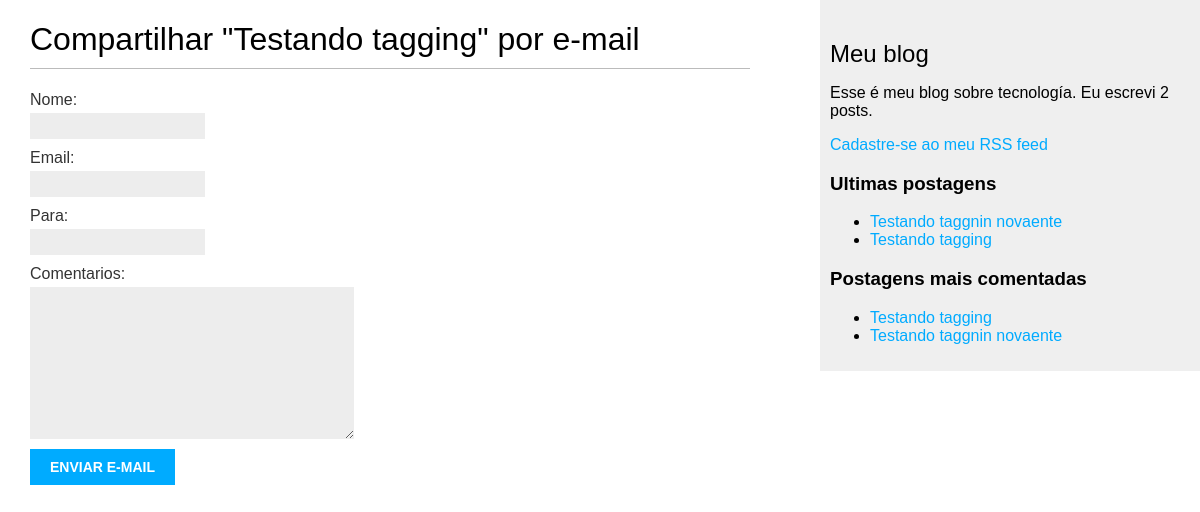
/blog_app/10/compartilhar/, run on an earlier commit of the app's database.
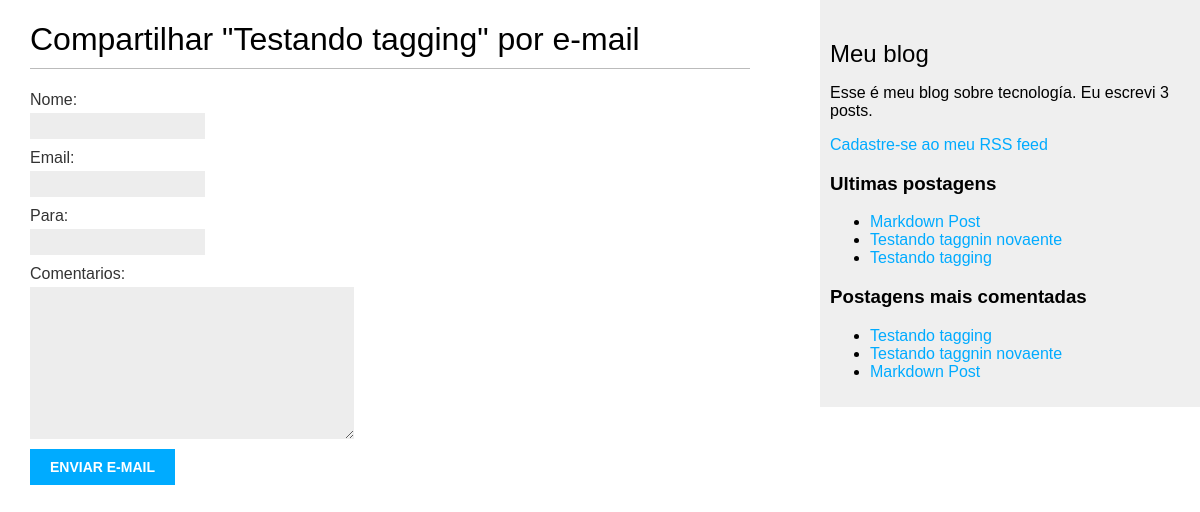
And on a later commit of the database.
### blog_app/models.py (models this page shows, shortened)
class Post(models.Model):
    ESCOLHA_STATUS = (
        ('rascunho', 'Rascunho'),
        ('publicado', 'Publicado'),
    )
    titulo = models.CharField(max_length=250) # ESSE CAMPO É PARA O TÍTULO DO POST
    slug = models.SlugField(max_length=250,   # ESSE CAMPO É PARA SER USADO NAS URLS.
                            unique_for_date='publicar') # SLUG É UM RÓTULO QUE CONTEM APENAS LETRAS, NÚMEROS ETC...
    autor = models.ForeignKey(User, # ESSE CAMPO DENIFE  RELAÇÃO many-to-one.
                            on_delete=models.CASCADE, # OU SEJA: CADA POST É ESCRITO POR APENAS UM USUÁRIO
                            related_name='blog_posts') # E UM USUÁRIO PODE ESCREVER QUALQUER NUMERO DE POSTS.
    body = models.TextField() # ESSE É  O CORPO DO POST. É UM CAMPO DE TEXT QUE É ENVIADO PARA A BASE DE DADOS SQL
    publicar = models.DateTimeField(default=timezone.now) # DateTimeField INDICA QUANDO FOI O POST
    criado = models.DateTimeField(auto_now_add=True) # INDICA QUANDO O POST FOI CRIADO
    atualizado = models.DateTimeField(auto_now=True) # INDICA A ULTIMA VEZ QUE O POST FOI ATUALIZADO
    status = models.CharField(max_length=10, # MOSTRA O STATUS DO POST
                                choices=ESCOLHA_STATUS,
                                default='rascunho')
    objetos = models.Manager() # MANAGER PADRÃO
    publicado = AdminPub() # MANAGER PERSONALIZADO
    tags = TaggableManager()
    class Meta: # ESSA CLASSE CONTÉM METADATA. DJANGO ORDENA OS RESULTADOS
        ordering = ('-publicar',) # PELO CAMPO DE PUBLICAÇÃO EM ORDEM DECRESCENTE
    def get_absolute_url(self):
        return reverse('blog_app:detalhe_post',
                        args=[self.publicar.year,
                              self.publicar.month,
                              self.publicar.day, self.slug])

### blog_app/views.py (the view)
# urls.py: path('<int:post_id>/compartilhar/',views.post_compartilhar, name='post_compartilhar'),
def post_compartilhar(request, post_id): # DEFINE A VIEW QUE PEGA AS VARIAVEIS OBJETO DE request E post_id COMO PARÂMETROS.
    post = get_object_or_404(Post, id=post_id, status='publicado') # USA get_object_or_404 PARA RETIRAR O POST POR ID E CERTIFICA QUE O POST TEM STATUS DE PUBLICADO.
    sent = False
    if request.method =='POST':
        form = EmailFormulario(request.POST)
        if form.is_valid():
            cd = form.cleaned_data
            post_url = request.build_absolute_uri(post.get_absolute_url())
            subject = f"{cd['nome']} recomenda enquanto voce lê " \
                      f"{post.titulo}"
            message = f"Leia {post.titulo} em {post_url}\n\n" \
                      f"{cd['nome']} comentários: {cd['comentarios']}"
            send_mail(subject, message, 'lawrenceqf@gmail.com', [cd['para']])
            sent = True
    else:
        form = EmailFormulario()
    return render(request,'blog_app/post/compartilhar.html',{'post':post,
                                                             'form':form,
                                                             'sent':sent})

### blog_app/forms.py
class EmailFormulario(forms.Form): # FORMUÁIO CRIADO ERDANDO A CLASSE BASE Form
    nome = forms.CharField(max_length=30) # O CAMPO NOME É UM CharField. ESSE TIPO DE CAMPO É RENDERIZADO COMO UMA AREA DE INPUT DE TEXTO DE ELEMENTO HTML.
    email = forms.EmailField() # REQUER UM ENDERESSO DE EMAIL VÁLIDO, CASO COTRÁRIO O CAMPO DE VALIDAÇÃO VAI LEVANTAR UM forms.ValidationError
    para = forms.EmailField() # REQUER UM ENDERESSO DE EMAIL VÁLIDO
    comentarios = forms.CharField(required=False,
                                  widget=forms.Textarea) # required=False FAZ O CAMPO DE COMENTÁRIO OPCIONAL

### blog_app/models.py (called while the page is built)
    def get_queryset(self): # ESSE MÉTODO DE UM MANAGER RETORNA A QuerySet QUE VAI SER EXECUTADA
        return super(AdminPub,
                     self).get_queryset()\
                          .filter(status='publicado') # SOBREESCREVE O MÉTODO ACIMA PARA INCLUIR O MANAGER COSTOMIZADO

### blog_app/templatetags/blog_tags.py (called while the page is built)
@register.simple_tag
def total_posts():
    return Post.publicado.count()

@register.inclusion_tag('blog_app/post/ultimos_posts.html')
def mostrar_ultimos_posts(count=5):
    ultimos_posts = Post.publicado.order_by('-publicar')[:count]
    return {'ultimos_posts': ultimos_posts}

### blog_app/templates/blog_app/post/compartilhar.html (shortened to what this page needs)
{% extends "blog_app/base.html" %}
{% block content %}
  {% if sent %}
    <h1>E-mail enviado com sucesso</h1>
    <p>
      "{{ post.titulo }}" foi enviado com sucesso para {{ form.cleaned_data.para }}.
    </p>
  {% else %}
  <h1>Compartilhar "{{ post.titulo }}" por e-mail</h1>
  <form method="post">
    {{ form.as_p }}
    <input type="submit" value="Enviar e-mail">
  </form>
  {% endif %}
{% endblock %}

### blog_app/templates/blog_app/base.html (shortened to what this page needs)
{% load blog_tags %}
{% load static %}
<!DOCTYPE html>
<html lang="pt" dir="ltr">
  <head>
    <link href="{% static 'blog_app/css/blog.css' %}" rel="stylesheet">
  </head>
  <body>
    <div id="content">
      {% block content %}
      {% endblock %}
    </div>
    <div id="sidebar">
      <h2>Meu blog</h2>
      <p>Esse é meu blog sobre tecnología. Eu escrevi {% total_posts %} posts.</p>
      <p>
        <a href="{% url "blog_app:post_feed" %}">Cadastre-se ao meu RSS feed</a>
      </p>
      <h3>Ultimas postagens</h3>
      {% mostrar_ultimos_posts 3 %}
      <h3>Postagens mais comentadas</h3>
      {% get_postagens_mais_comentadas as postagens_mais_comentadas %}
      <ul>
        {% for post in postagens_mais_comentadas %}
        <li>
          <a href="{{ post.get_absolute_url }}">{{ post.titulo }}</a>
        </li>
        {% endfor %}
      </ul>
    </div>
  </body>
</html>

### blog_app/templates/blog_app/post/ultimos_posts.html
<ul>
  {% for post in ultimos_posts %}
  <li>
    <a href="{{ post.get_absolute_url }}">{{ post.titulo }}</a>
  </li>
  {% endfor %}
</ul>

What changed in the data, as far as the page shows it:
added Post: titulo "Markdown Post"
Also different on the page:
text no longer shown: "2"
text now shown: "3"
